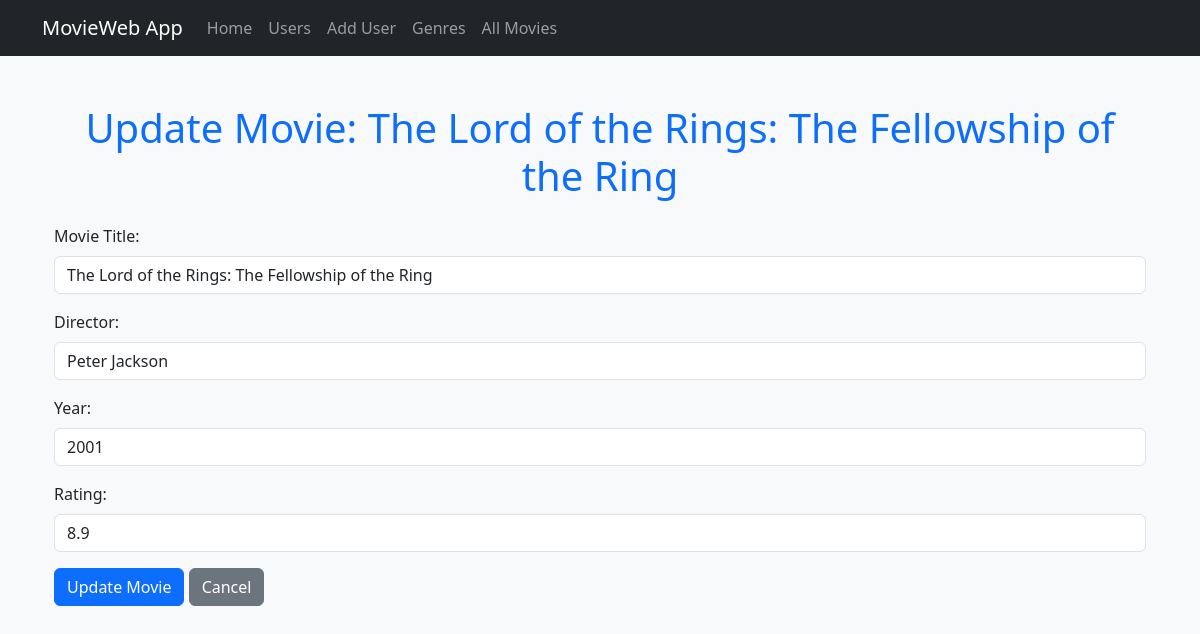
The app's page /users/1/update_movie/4 with its own data.
### datamanager/data_models.py (models this page shows)
class Movie(db.Model):
    id = db.Column(db.Integer, primary_key=True)
    name = db.Column(db.String(100), nullable=False)
    director = db.Column(db.String(50), nullable=True)
    year = db.Column(db.Integer, nullable=True)
    rating = db.Column(db.Float, nullable=True)
    poster = db.Column(db.String(255), nullable=True)
    genres = db.relationship('Genre', secondary=movie_genre, backref=db.backref('movies', lazy=True))
    reviews = db.relationship('Review', backref='movie', lazy=True)

### app.py (the view, shortened to what this page needs)
@app.route('/users/<int:user_id>/update_movie/<int:movie_id>', methods=['GET', 'POST'])
def update_movie(user_id, movie_id):
    try:
        user = data_manager.get_user_by_id(user_id)
        if not user:
            return render_template('404.html'), 404
        movie = data_manager.get_movie_by_id(movie_id)
        if not movie:
            return render_template('404.html'), 404
        return render_template('update_movie.html', user=user, movie=movie)
    except Exception as e:
        app.logger.error(f"Error updating movie {movie_id} for user {user_id}: {e}")
        app.logger.error(traceback.format_exc())
        return render_template('500.html'), 500

### datamanager/sqlite_data_manager.py (called while the page is built)
    def get_user_by_id(self, user_id):
        user = self.session.query(User).filter_by(id=user_id).first()
        return user

    def get_movie_by_id(self, movie_id):
        return self.session.query(Movie).get(movie_id)

### templates/update_movie.html (shortened to what this page needs)
{% extends 'base.html' %}
{% block content %}
<div class="container mt-5">
    <h1 class="text-center text-primary mb-4">Update Movie: {{ movie.name }}</h1>
    <form action="{{ url_for('update_movie', user_id=user.id, movie_id=movie.id) }}" method="POST" class="mt-4">
        <div class="mb-3">
            <label for="name" class="form-label">Movie Title:</label>
            <input type="text" id="name" name="name" class="form-control" value="{{ movie.name }}" required>
        </div>
        <div class="mb-3">
            <label for="director" class="form-label">Director:</label>
            <input type="text" id="director" name="director" class="form-control" value="{{ movie.director }}">
        </div>
        <div class="mb-3">
            <label for="year" class="form-label">Year:</label>
            <input type="number" id="year" name="year" class="form-control" value="{{ movie.year }}">
        </div>
        <div class="mb-3">
            <label for="rating" class="form-label">Rating:</label>
            <input type="number" id="rating" name="rating" step="0.1" class="form-control" value="{{ movie.rating }}">
        </div>
        <button type="submit" class="btn btn-primary">Update Movie</button>
        <a href="{{ url_for('user_movies', user_id=user.id) }}" class="btn btn-secondary">Cancel</a>
    </form>
</div>
{% endblock %}

### records on screen
Movie: name "The Lord of the Rings: The Fellowship of the Ring", director "Peter Jackson", year "2001", rating "8.9"
